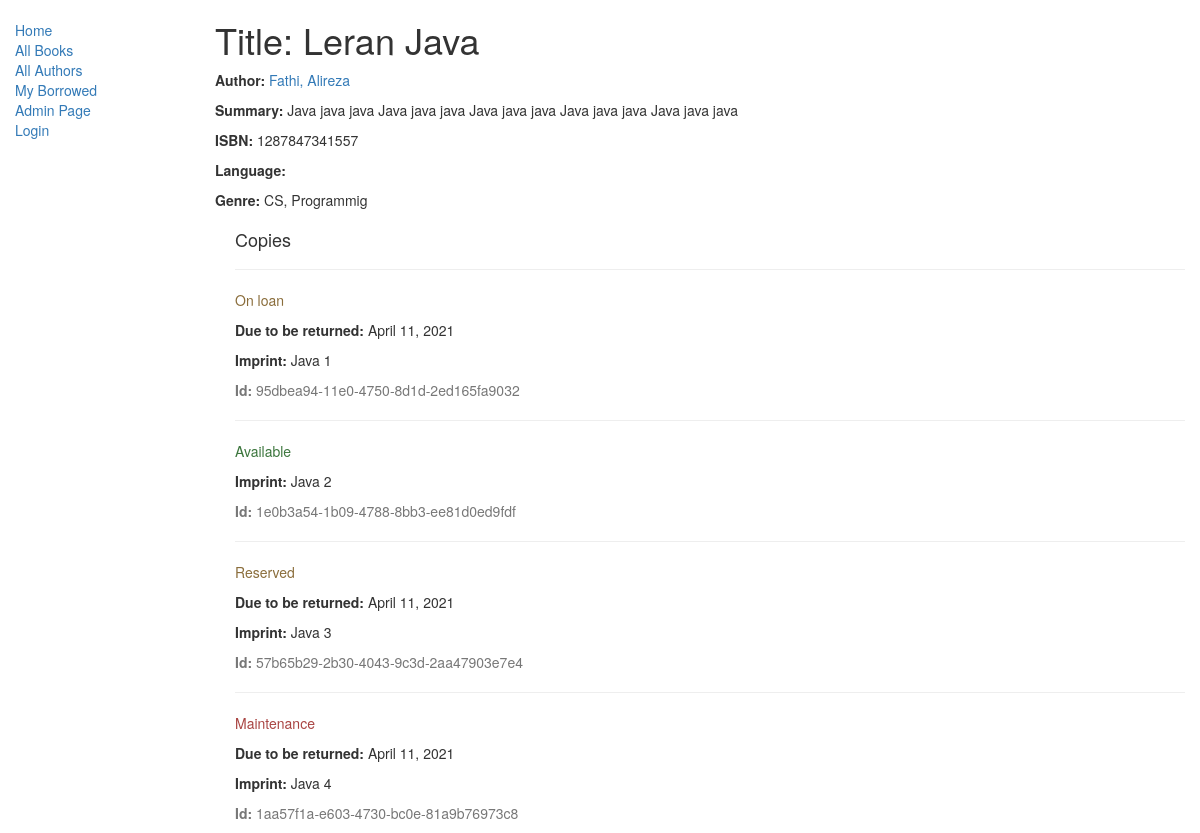
/catalog/book/1, run on the app's committed database.
### catalog/models.py (models this page shows, shortened)
class Book(models.Model):
    title = models.CharField(max_length=200)
    author = models.ForeignKey('Author', on_delete=models.SET_NULL, null=True)
    summary = models.TextField(max_length=1000, help_text="Enter a brief description of the book")
    isbn = models.CharField('ISBN',max_length=13, help_text='13 Character <a href="https://www.isbn-international.org/content/what-isbn">ISBN number</a>')
    genre = models.ManyToManyField(Genre, help_text="Select a genre for this book")
    def display_genre(self):
        """
        Creates a string for the Genre. This is required to display genre in Admin.
        """
        return ', '.join([ genre.name for genre in self.genre.all()[:3] ])
    display_genre.short_description = 'Genre'

class Author(models.Model):
    first_name = models.CharField(max_length=100)
    last_name = models.CharField(max_length=100)
    date_of_birth = models.DateField(null=True, blank=True)
    date_of_death = models.DateField('Died', null=True, blank=True)
    def __str__(self):
        return '%s, %s' % (self.last_name, self.first_name)

class Genre(models.Model):
    name = models.CharField(max_length=200, help_text="Enter a book genre (e.g. Science Fiction, French Poetry etc.)")
    def __str__(self):
        return self.name

class BookInstance(models.Model):
    id = models.UUIDField(primary_key=True, default=uuid.uuid4, help_text="Unique ID for this particular book across whole library")
    book = models.ForeignKey('Book', on_delete=models.SET_NULL, null=True)
    imprint = models.CharField(max_length=200)
    due_back = models.DateField(null=True, blank=True)
    LOAN_STATUS = (
        ('m', 'Maintenance'),
        ('o', 'On loan'),
        ('a', 'Available'),
        ('r', 'Reserved'),
    )
    status = models.CharField(max_length=1, choices=LOAN_STATUS, blank=True, default='m', help_text='Book availability')
    borrower = models.ForeignKey(User, on_delete=models.SET_NULL, null=True, blank=True)
    class Meta:
        ordering = ["due_back"]

### catalog/views.py (the view)
# urls.py: re_path(r'^book/(?P<pk>\d+)$', views.BookDetailView.as_view(),
class BookDetailView(generic.DetailView):
    model = models.Book
    template_name = 'catalog/book_detail.html'

### catalog/templates/catalog/book_detail.html
{% extends "catalog/base_generic.html" %}
{% block content %}
  <h1>Title: {{ book.title }}</h1>
  <p><strong>Author:</strong> <a href="">{{ book.author }}</a></p>
  <p><strong>Summary:</strong> {{ book.summary }}</p>
  <p><strong>ISBN:</strong> {{ book.isbn }}</p>
  <p><strong>Language:</strong> {{ book.language }}</p>
  <p><strong>Genre:</strong> {% for genre in book.genre.all %} {{ genre }}{% if not forloop.last %}, {% endif %}{% endfor %}</p>
  <div style="margin-left:20px;margin-top:20px">
    <h4>Copies</h4>
    {% for copy in book.bookinstance_set.all %}
    <hr>
    <p class="{% if copy.status == 'a' %}text-success{% elif copy.status == 'm' %}text-danger{% else %}text-warning{% endif %}">{{ copy.get_status_display }}</p>
    {% if copy.status != 'a' %}<p><strong>Due to be returned:</strong> {{copy.due_back}}</p>{% endif %}
    <p><strong>Imprint:</strong> {{copy.imprint}}</p>
    <p class="text-muted"><strong>Id:</strong> {{copy.id}}</p>
    {% endfor %}
  </div>
{% endblock %}

### data on the page
Book: title "Leran Java", author "Fathi, Alireza", summary "Java java java Java java java Java java java Java java java Java java java", isbn "1287847341557"
Genre: name "CS"
Genre: name "Programmig"
BookInstance: status "On loan", due_back "April 11, 2021", imprint "Java 1", id "95dbea94-11e0-4750-8d1d-2ed165fa9032"
BookInstance: status "Available", imprint "Java 2", id "1e0b3a54-1b09-4788-8bb3-ee81d0ed9fdf"
BookInstance: status "Reserved", due_back "April 11, 2021", imprint "Java 3", id "57b65b29-2b30-4043-9c3d-2aa47903e7e4"
BookInstance: status "Maintenance", due_back "April 11, 2021", imprint "Java 4", id "1aa57f1a-e603-4730-bc0e-81a9b76973c8"
